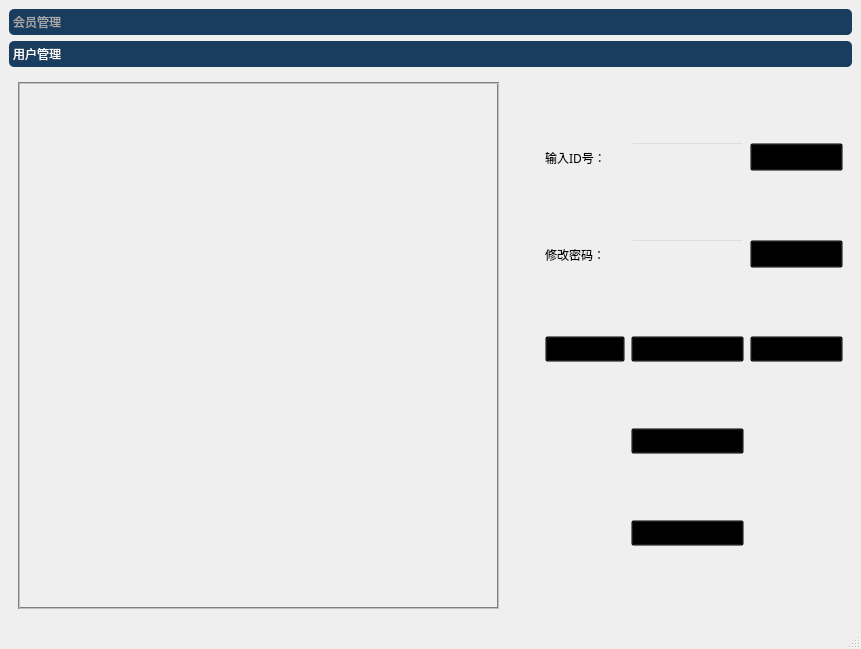
<?xml version="1.0" encoding="UTF-8"?>
<ui version="4.0">
 <class>UserManageMainWindow</class>
 <widget class="QMainWindow" name="UserManageMainWindow">
  <property name="geometry">
   <rect>
    <x>0</x>
    <y>0</y>
    <width>861</width>
    <height>649</height>
   </rect>
  </property>
  <property name="windowTitle">
   <string>MainWindow</string>
  </property>
  <property name="styleSheet">
   <string notr="true">#UserManageMainWindow{
border-image: url(:/mainbackground.jpg);
}
#UserManageMainWindow *{
border-image: url();
}</string>
  </property>
  <widget class="QWidget" name="centralwidget">
   <layout class="QGridLayout" name="gridLayout">
    <item row="0" column="0">
     <widget class="QToolBox" name="toolBox">
      <property name="font">
       <font>
        <family>微软雅黑</family>
       </font>
      </property>
      <property name="styleSheet">
       <string notr="true">QWidget{ background: transparent;}
QToolBox::tab {
background-color: rgb(25,61,95);
border-radius: 5px;
color: darkgray;
}
QToolBox::tab:selected {
color: white;
}</string>
      </property>
      <property name="currentIndex">
       <number>1</number>
      </property>
      <widget class="QWidget" name="page">
       <property name="geometry">
        <rect>
         <x>0</x>
         <y>0</y>
         <width>839</width>
         <height>506</height>
        </rect>
       </property>
       <property name="font">
        <font>
         <family>微软雅黑</family>
        </font>
       </property>
       <attribute name="label">
        <string>会员管理</string>
       </attribute>
       <layout class="QGridLayout" name="gridLayout_5">
        <item row="0" column="0">
         <widget class="QTabWidget" name="tabWidget">
          <property name="font">
           <font>
            <family>微软雅黑</family>
           </font>
          </property>
          <property name="styleSheet">
           <string notr="true">QTabWidget::pane { 
border-top: rgba(240,240,240,0%); 
border-left: rgba(240,240,240,0%); 
background-color: rgba(25, 61, 95, 0%); 
left:5px; 
right:5px; 
bottom:5px; 
} 
QTabBar::tab{
border-top-left-radius: 12px;
border-top-right-radius: 12px;
border-bottom-right-radius: 12px;
border-bottom-left-radius: 12px; 
min-width:150px;
min-height:30px;
color: rgb(255,255,255);	
margin: 10px, 20px, 10px, 10px;
 }
 
QTabBar::tab::selected{background-color:rgb(25, 61, 95);}
QTabBar::tab::!selected{background-color:rgb(104,160,177);}</string>
          </property>
          <property name="currentIndex">
           <number>0</number>
          </property>
          <widget class="QWidget" name="tab">
           <property name="font">
            <font>
             <family>微软雅黑</family>
            </font>
           </property>
           <attribute name="title">
            <string>查询会员</string>
           </attribute>
           <layout class="QGridLayout" name="gridLayout_6">
            <item row="0" column="0">
             <layout class="QVBoxLayout" name="verticalLayout_3">
              <item>
               <widget class="QTableView" name="tableView">
                <property name="font">
                 <font>
                  <family>微软雅黑</family>
                 </font>
                </property>
                <property name="styleSheet">
                 <string notr="true">QTableView QTableCornerButton::section {
   /*  background: red;
    border: 2px outset red;*/
    color: red;
    background-color: rgba(129, 207, 209, 30%);
    border: 5px solid #f6f7fa;
    border-radius:1px;
    border-color: rgba(129, 207, 209, 30%);
 }
QTableView {
    color: black;                                       /*表格内文字颜色*/
    gridline-color: black;                              /*表格内框颜色*/
    background-color: rgba(108, 108, 108, 0%);               /*表格内背景色*/
    alternate-background-color: rgb(64, 64, 64);
    selection-color: black;                             /*选中区域的文字颜色*/
    selection-background-color: rgb(195, 213, 223);        /*选中区域的背景色*/
    border: 2px groove gray;
    border-radius: 0px;
    padding: 2px 4px;
}
QHeaderView {
    color: black;
    background-color: rgba(195, 213, 223, 0%);/*设置表头空白区域背景色*/
    border: 0px solid rgb(144, 144, 144);
    border:0px solid rgb(191,191,191);
    border-left-color: rgba(255, 255, 255, 0);
    border-top-color: rgba(255, 255, 255, 0);
    border-radius:0px;
    min-height:29px;
}
QHeaderView::section {
    color: black;
    background-color: rgba(129, 207, 209, 30%);
    border: 5px solid #f6f7fa;
    border-radius:1px;
    border-color: rgba(129, 207, 209, 30%);
} </string>
                </property>
               </widget>
              </item>
              <item>
               <layout class="QGridLayout" name="gridLayout_2">
                <item row="1" column="1">
                 <layout class="QHBoxLayout" name="horizontalLayout">
                  <item>
                   <widget class="QPushButton" name="withdraw_pB">
                    <property name="minimumSize">
                     <size>
                      <width>172</width>
                      <height>28</height>
                     </size>
                    </property>
                    <property name="maximumSize">
                     <size>
                      <width>172</width>
                      <height>28</height>
                     </size>
                    </property>
                    <property name="font">
                     <font>
                      <family>微软雅黑</family>
                     </font>
                    </property>
                    <property name="text">
                     <string>撤回修改</string>
                    </property>
                   </widget>
                  </item>
                  <item>
                   <widget class="QPushButton" name="submit_pB">
                    <property name="minimumSize">
                     <size>
                      <width>172</width>
                      <height>28</height>
                     </size>
                    </property>
                    <property name="maximumSize">
                     <size>
                      <width>172</width>
                      <height>28</height>
                     </size>
                    </property>
                    <property name="font">
                     <font>
                      <family>微软雅黑</family>
                     </font>
                    </property>
                    <property name="text">
                     <string>提交修改</string>
                    </property>
                   </widget>
                  </item>
                  <item>
                   <widget class="QPushButton" name="delete_pB">
                    <property name="minimumSize">
                     <size>
                      <width>171</width>
                      <height>28</height>
                     </size>
                    </property>
                    <property name="maximumSize">
                     <size>
                      <width>171</width>
                      <height>28</height>
                     </size>
                    </property>
                    <property name="font">
                     <font>
                      <family>微软雅黑</family>
                     </font>
                    </property>
                    <property name="text">
                     <string>删除此行</string>
                    </property>
                   </widget>
                  </item>
                 </layout>
                </item>
                <item row="0" column="0">
                 <spacer name="horizontalSpacer">
                  <property name="orientation">
                   <enum>Qt::Horizontal</enum>
                  </property>
                  <property name="sizeHint" stdset="0">
                   <size>
                    <width>40</width>
                    <height>20</height>
                   </size>
                  </property>
                 </spacer>
                </item>
                <item row="1" column="2">
                 <spacer name="horizontalSpacer_4">
                  <property name="orientation">
                   <enum>Qt::Horizontal</enum>
                  </property>
                  <property name="sizeHint" stdset="0">
                   <size>
                    <width>40</width>
                    <height>20</height>
                   </size>
                  </property>
                 </spacer>
                </item>
                <item row="1" column="0">
                 <spacer name="horizontalSpacer_3">
                  <property name="orientation">
                   <enum>Qt::Horizontal</enum>
                  </property>
                  <property name="sizeHint" stdset="0">
                   <size>
                    <width>40</width>
                    <height>20</height>
                   </size>
                  </property>
                 </spacer>
                </item>
                <item row="0" column="1">
                 <layout class="QHBoxLayout" name="horizontalLayout_2">
                  <item>
                   <widget class="QLabel" name="label">
                    <property name="minimumSize">
                     <size>
                      <width>76</width>
                      <height>31</height>
                     </size>
                    </property>
                    <property name="maximumSize">
                     <size>
                      <width>76</width>
                      <height>31</height>
                     </size>
                    </property>
                    <property name="font">
                     <font>
                      <family>微软雅黑</family>
                     </font>
                    </property>
                    <property name="text">
                     <string>输入ID号：</string>
                    </property>
                   </widget>
                  </item>
                  <item>
                   <widget class="QLineEdit" name="IDsearchlineEdit">
                    <property name="minimumSize">
                     <size>
                      <width>246</width>
                      <height>21</height>
                     </size>
                    </property>
                    <property name="maximumSize">
                     <size>
                      <width>246</width>
                      <height>21</height>
                     </size>
                    </property>
                    <property name="font">
                     <font>
                      <family>微软雅黑</family>
                     </font>
                    </property>
                   </widget>
                  </item>
                  <item>
                   <widget class="QPushButton" name="search_pB">
                    <property name="minimumSize">
                     <size>
                      <width>93</width>
                      <height>28</height>
                     </size>
                    </property>
                    <property name="maximumSize">
                     <size>
                      <width>93</width>
                      <height>28</height>
                     </size>
                    </property>
                    <property name="font">
                     <font>
                      <family>微软雅黑</family>
                     </font>
                    </property>
                    <property name="text">
                     <string>查找</string>
                    </property>
                   </widget>
                  </item>
                  <item>
                   <widget class="QPushButton" name="alllist_pB">
                    <property name="minimumSize">
                     <size>
                      <width>93</width>
                      <height>28</height>
                     </size>
                    </property>
                    <property name="maximumSize">
                     <size>
                      <width>93</width>
                      <height>28</height>
                     </size>
                    </property>
                    <property name="font">
                     <font>
                      <family>微软雅黑</family>
                     </font>
                    </property>
                    <property name="text">
                     <string>返回全表</string>
                    </property>
                   </widget>
                  </item>
                 </layout>
                </item>
                <item row="0" column="2">
                 <spacer name="horizontalSpacer_2">
                  <property name="orientation">
                   <enum>Qt::Horizontal</enum>
                  </property>
                  <property name="sizeHint" stdset="0">
                   <size>
                    <width>40</width>
                    <height>20</height>
                   </size>
                  </property>
                 </spacer>
                </item>
               </layout>
              </item>
             </layout>
            </item>
           </layout>
          </widget>
          <widget class="QWidget" name="tab_2">
           <attribute name="title">
            <string>新建会员</string>
           </attribute>
           <layout class="QGridLayout" name="gridLayout_7">
            <item row="0" column="0">
             <layout class="QHBoxLayout" name="horizontalLayout_3">
              <item>
               <spacer name="horizontalSpacer_6">
                <property name="orientation">
                 <enum>Qt::Horizontal</enum>
                </property>
                <property name="sizeType">
                 <enum>QSizePolicy::Expanding</enum>
                </property>
                <property name="sizeHint" stdset="0">
                 <size>
                  <width>40</width>
                  <height>20</height>
                 </size>
                </property>
               </spacer>
              </item>
              <item>
               <layout class="QVBoxLayout" name="verticalLayout">
                <item>
                 <widget class="QLabel" name="label_4">
                  <property name="minimumSize">
                   <size>
                    <width>72</width>
                    <height>15</height>
                   </size>
                  </property>
                  <property name="maximumSize">
                   <size>
                    <width>72</width>
                    <height>15</height>
                   </size>
                  </property>
                  <property name="font">
                   <font>
                    <family>微软雅黑</family>
                   </font>
                  </property>
                  <property name="text">
                   <string>  编号：</string>
                  </property>
                 </widget>
                </item>
                <item>
                 <widget class="QLabel" name="label_5">
                  <property name="minimumSize">
                   <size>
                    <width>72</width>
                    <height>15</height>
                   </size>
                  </property>
                  <property name="maximumSize">
                   <size>
                    <width>72</width>
                    <height>15</height>
                   </size>
                  </property>
                  <property name="font">
                   <font>
                    <family>微软雅黑</family>
                   </font>
                  </property>
                  <property name="text">
                   <string>  姓名：</string>
                  </property>
                 </widget>
                </item>
                <item>
                 <widget class="QLabel" name="label_6">
                  <property name="minimumSize">
                   <size>
                    <width>72</width>
                    <height>15</height>
                   </size>
                  </property>
                  <property name="maximumSize">
                   <size>
                    <width>72</width>
                    <height>15</height>
                   </size>
                  </property>
                  <property name="font">
                   <font>
                    <family>微软雅黑</family>
                   </font>
                  </property>
                  <property name="text">
                   <string>  性别：</string>
                  </property>
                 </widget>
                </item>
                <item>
                 <widget class="QLabel" name="label_8">
                  <property name="minimumSize">
                   <size>
                    <width>72</width>
                    <height>15</height>
                   </size>
                  </property>
                  <property name="maximumSize">
                   <size>
                    <width>72</width>
                    <height>15</height>
                   </size>
                  </property>
                  <property name="font">
                   <font>
                    <family>微软雅黑</family>
                   </font>
                  </property>
                  <property name="text">
                   <string>  电话：</string>
                  </property>
                 </widget>
                </item>
                <item>
                 <widget class="QLabel" name="label_7">
                  <property name="minimumSize">
                   <size>
                    <width>72</width>
                    <height>15</height>
                   </size>
                  </property>
                  <property name="maximumSize">
                   <size>
                    <width>72</width>
                    <height>15</height>
                   </size>
                  </property>
                  <property name="font">
                   <font>
                    <family>微软雅黑</family>
                   </font>
                  </property>
                  <property name="text">
                   <string>  密码：</string>
                  </property>
                 </widget>
                </item>
                <item>
                 <widget class="QLabel" name="label_9">
                  <property name="minimumSize">
                   <size>
                    <width>72</width>
                    <height>15</height>
                   </size>
                  </property>
                  <property name="maximumSize">
                   <size>
                    <width>72</width>
                    <height>15</height>
                   </size>
                  </property>
                  <property name="font">
                   <font>
                    <family>微软雅黑</family>
                   </font>
                  </property>
                  <property name="text">
                   <string>  地址：</string>
                  </property>
                 </widget>
                </item>
                <item>
                 <widget class="QLabel" name="label_10">
                  <property name="minimumSize">
                   <size>
                    <width>72</width>
                    <height>15</height>
                   </size>
                  </property>
                  <property name="maximumSize">
                   <size>
                    <width>72</width>
                    <height>15</height>
                   </size>
                  </property>
                  <property name="font">
                   <font>
                    <family>微软雅黑</family>
                   </font>
                  </property>
                  <property name="text">
                   <string>  VIP：</string>
                  </property>
                 </widget>
                </item>
               </layout>
              </item>
              <item>
               <layout class="QVBoxLayout" name="verticalLayout_2">
                <item>
                 <widget class="QLineEdit" name="lineEdit">
                  <property name="minimumSize">
                   <size>
                    <width>279</width>
                    <height>21</height>
                   </size>
                  </property>
                  <property name="font">
                   <font>
                    <family>微软雅黑</family>
                   </font>
                  </property>
                 </widget>
                </item>
                <item>
                 <widget class="QLineEdit" name="lineEdit_2">
                  <property name="minimumSize">
                   <size>
                    <width>279</width>
                    <height>21</height>
                   </size>
                  </property>
                  <property name="font">
                   <font>
                    <family>微软雅黑</family>
                   </font>
                  </property>
                 </widget>
                </item>
                <item>
                 <widget class="QLineEdit" name="lineEdit_3">
                  <property name="minimumSize">
                   <size>
                    <width>279</width>
                    <height>21</height>
                   </size>
                  </property>
                  <property name="font">
                   <font>
                    <family>微软雅黑</family>
                   </font>
                  </property>
                 </widget>
                </item>
                <item>
                 <widget class="QLineEdit" name="lineEdit_4">
                  <property name="minimumSize">
                   <size>
                    <width>279</width>
                    <height>21</height>
                   </size>
                  </property>
                  <property name="font">
                   <font>
                    <family>微软雅黑</family>
                   </font>
                  </property>
                 </widget>
                </item>
                <item>
                 <widget class="QLineEdit" name="lineEdit_5">
                  <property name="minimumSize">
                   <size>
                    <width>279</width>
                    <height>21</height>
                   </size>
                  </property>
                  <property name="font">
                   <font>
                    <family>微软雅黑</family>
                   </font>
                  </property>
                 </widget>
                </item>
                <item>
                 <widget class="QLineEdit" name="lineEdit_6">
                  <property name="minimumSize">
                   <size>
                    <width>279</width>
                    <height>21</height>
                   </size>
                  </property>
                  <property name="font">
                   <font>
                    <family>微软雅黑</family>
                   </font>
                  </property>
                 </widget>
                </item>
                <item>
                 <widget class="QLineEdit" name="lineEdit_7">
                  <property name="minimumSize">
                   <size>
                    <width>279</width>
                    <height>21</height>
                   </size>
                  </property>
                  <property name="font">
                   <font>
                    <family>微软雅黑</family>
                   </font>
                  </property>
                 </widget>
                </item>
               </layout>
              </item>
              <item>
               <widget class="QPushButton" name="pushButton_2">
                <property name="minimumSize">
                 <size>
                  <width>81</width>
                  <height>28</height>
                 </size>
                </property>
                <property name="font">
                 <font>
                  <family>微软雅黑</family>
                 </font>
                </property>
                <property name="text">
                 <string>提交</string>
                </property>
               </widget>
              </item>
              <item>
               <spacer name="horizontalSpacer_5">
                <property name="orientation">
                 <enum>Qt::Horizontal</enum>
                </property>
                <property name="sizeType">
                 <enum>QSizePolicy::Expanding</enum>
                </property>
                <property name="sizeHint" stdset="0">
                 <size>
                  <width>40</width>
                  <height>20</height>
                 </size>
                </property>
               </spacer>
              </item>
             </layout>
            </item>
           </layout>
          </widget>
         </widget>
        </item>
       </layout>
      </widget>
      <widget class="QWidget" name="page_2">
       <property name="geometry">
        <rect>
         <x>0</x>
         <y>0</y>
         <width>839</width>
         <height>506</height>
        </rect>
       </property>
       <property name="font">
        <font>
         <family>微软雅黑</family>
        </font>
       </property>
       <attribute name="label">
        <string>用户管理</string>
       </attribute>
       <layout class="QGridLayout" name="gridLayout_4">
        <item row="0" column="0">
         <layout class="QHBoxLayout" name="horizontalLayout_4">
          <item>
           <widget class="QTableView" name="tableView_3">
            <property name="minimumSize">
             <size>
              <width>401</width>
              <height>0</height>
             </size>
            </property>
            <property name="font">
             <font>
              <family>微软雅黑</family>
             </font>
            </property>
            <property name="styleSheet">
             <string notr="true">QTableView QTableCornerButton::section {
   /*  background: red;
    border: 2px outset red;*/
    color: red;
    background-color: rgba(129, 207, 209, 30%);
    border: 5px solid #f6f7fa;
    border-radius:1px;
    border-color: rgba(129, 207, 209, 30%);
 }
QTableView {
    color: black;                                       /*表格内文字颜色*/
    gridline-color: black;                              /*表格内框颜色*/
    background-color: rgba(108, 108, 108, 0%);               /*表格内背景色*/
    alternate-background-color: rgb(64, 64, 64);
    selection-color: black;                             /*选中区域的文字颜色*/
    selection-background-color: rgb(195, 213, 223);        /*选中区域的背景色*/
    border: 2px groove gray;
    border-radius: 0px;
    padding: 2px 4px;
}
QHeaderView {
    color: black;
    background-color: rgba(195, 213, 223, 0%);/*设置表头空白区域背景色*/
    border: 0px solid rgb(144, 144, 144);
    border:0px solid rgb(191,191,191);
    border-left-color: rgba(255, 255, 255, 0);
    border-top-color: rgba(255, 255, 255, 0);
    border-radius:0px;
    min-height:29px;
}
QHeaderView::section {
    color: black;
    background-color: rgba(129, 207, 209, 30%);
    border: 5px solid #f6f7fa;
    border-radius:1px;
    border-color: rgba(129, 207, 209, 30%);
} </string>
            </property>
           </widget>
          </item>
          <item>
           <spacer name="horizontalSpacer_7">
            <property name="orientation">
             <enum>Qt::Horizontal</enum>
            </property>
            <property name="sizeType">
             <enum>QSizePolicy::Fixed</enum>
            </property>
            <property name="sizeHint" stdset="0">
             <size>
              <width>40</width>
              <height>20</height>
             </size>
            </property>
           </spacer>
          </item>
          <item>
           <layout class="QGridLayout" name="gridLayout_3">
            <item row="0" column="2">
             <widget class="QPushButton" name="searchpushButton">
              <property name="minimumSize">
               <size>
                <width>93</width>
                <height>28</height>
               </size>
              </property>
              <property name="maximumSize">
               <size>
                <width>93</width>
                <height>28</height>
               </size>
              </property>
              <property name="font">
               <font>
                <family>微软雅黑</family>
               </font>
              </property>
              <property name="text">
               <string>查找</string>
              </property>
             </widget>
            </item>
            <item row="1" column="2">
             <widget class="QPushButton" name="submitpushButton">
              <property name="minimumSize">
               <size>
                <width>93</width>
                <height>28</height>
               </size>
              </property>
              <property name="maximumSize">
               <size>
                <width>93</width>
                <height>28</height>
               </size>
              </property>
              <property name="font">
               <font>
                <family>微软雅黑</family>
               </font>
              </property>
              <property name="text">
               <string>修改</string>
              </property>
             </widget>
            </item>
            <item row="0" column="1">
             <widget class="QLineEdit" name="userIDlineEdit">
              <property name="minimumSize">
               <size>
                <width>113</width>
                <height>31</height>
               </size>
              </property>
              <property name="maximumSize">
               <size>
                <width>113</width>
                <height>31</height>
               </size>
              </property>
              <property name="font">
               <font>
                <family>微软雅黑</family>
               </font>
              </property>
             </widget>
            </item>
            <item row="1" column="0">
             <widget class="QLabel" name="label_3">
              <property name="minimumSize">
               <size>
                <width>72</width>
                <height>31</height>
               </size>
              </property>
              <property name="maximumSize">
               <size>
                <width>72</width>
                <height>31</height>
               </size>
              </property>
              <property name="font">
               <font>
                <family>微软雅黑</family>
               </font>
              </property>
              <property name="text">
               <string>修改密码：</string>
              </property>
             </widget>
            </item>
            <item row="0" column="0">
             <widget class="QLabel" name="label_2">
              <property name="minimumSize">
               <size>
                <width>72</width>
                <height>31</height>
               </size>
              </property>
              <property name="maximumSize">
               <size>
                <width>72</width>
                <height>31</height>
               </size>
              </property>
              <property name="font">
               <font>
                <family>微软雅黑</family>
               </font>
              </property>
              <property name="text">
               <string>输入ID号：</string>
              </property>
             </widget>
            </item>
            <item row="1" column="1">
             <widget class="QLineEdit" name="userpwdlineEdit">
              <property name="minimumSize">
               <size>
                <width>113</width>
                <height>31</height>
               </size>
              </property>
              <property name="maximumSize">
               <size>
                <width>113</width>
                <height>31</height>
               </size>
              </property>
              <property name="font">
               <font>
                <family>微软雅黑</family>
               </font>
              </property>
             </widget>
            </item>
            <item row="2" column="2">
             <widget class="QPushButton" name="Fhui_pushButton">
              <property name="font">
               <font>
                <family>微软雅黑</family>
               </font>
              </property>
              <property name="text">
               <string>返回全表</string>
              </property>
             </widget>
            </item>
            <item row="2" column="0">
             <widget class="QPushButton" name="Tjiao_pushButton">
              <property name="font">
               <font>
                <family>微软雅黑</family>
               </font>
              </property>
              <property name="text">
               <string>提交修改</string>
              </property>
             </widget>
            </item>
            <item row="2" column="1">
             <widget class="QPushButton" name="Cxiao_pushButton">
              <property name="font">
               <font>
                <family>微软雅黑</family>
               </font>
              </property>
              <property name="text">
               <string>撤销修改</string>
              </property>
             </widget>
            </item>
            <item row="3" column="1">
             <widget class="QPushButton" name="Schu_pushButton">
              <property name="font">
               <font>
                <family>微软雅黑</family>
               </font>
              </property>
              <property name="text">
               <string>删除此行</string>
              </property>
             </widget>
            </item>
            <item row="4" column="1">
             <widget class="QPushButton" name="Xzeng_pushButton">
              <property name="font">
               <font>
                <family>微软雅黑</family>
               </font>
              </property>
              <property name="text">
               <string>新增员工</string>
              </property>
             </widget>
            </item>
           </layout>
          </item>
         </layout>
        </item>
       </layout>
      </widget>
     </widget>
    </item>
   </layout>
  </widget>
  <widget class="QMenuBar" name="menubar">
   <property name="geometry">
    <rect>
     <x>0</x>
     <y>0</y>
     <width>861</width>
     <height>26</height>
    </rect>
   </property>
  </widget>
  <widget class="QStatusBar" name="statusbar"/>
 </widget>
 <resources/>
 <connections/>
</ui>
